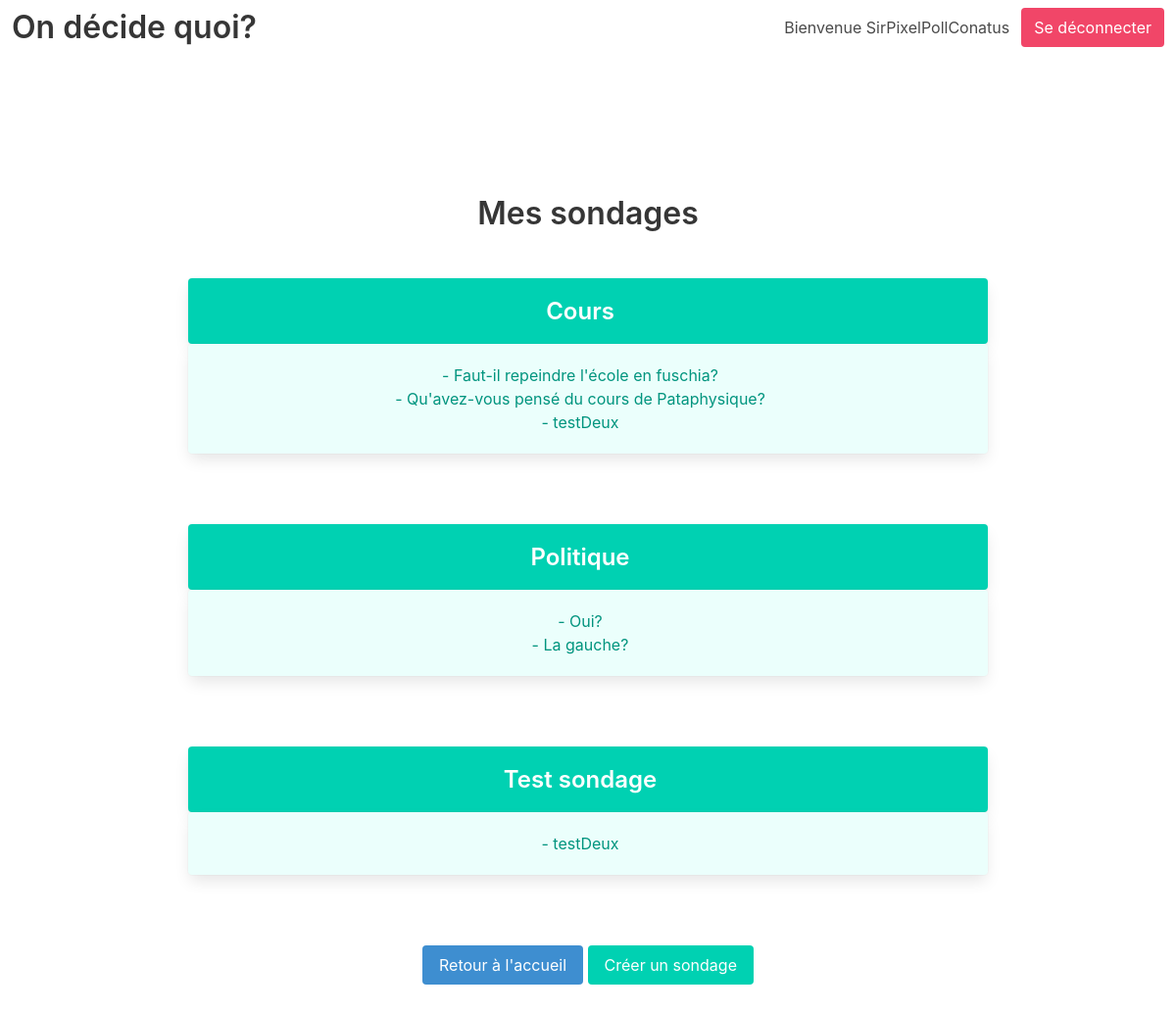
Page /polls/default (signed in) on the committed database.
### polling/models.py (models this page shows, shortened)
class QuestionGroup(models.Model):
    name=models.CharField(max_length=600)
    creator=models.ForeignKey(User, on_delete=models.CASCADE)
    max_responders=models.IntegerField(blank=True,default=0)
    created=models.DateTimeField('date published')
    user_group=models.ForeignKey(Group, on_delete=models.CASCADE,blank=True,default=0)

class Question(models.Model):
    question_text = models.CharField(max_length=600)
    has_multiple_choices=models.BooleanField(default=False)
    question_group=models.ForeignKey(QuestionGroup, on_delete=models.CASCADE,null=True)
    question_number=models.IntegerField(blank=True,default=0)
    user_group=models.ForeignKey(Group, on_delete=models.CASCADE,blank=True,default=0)

### polling/views.py (the view)
# urls.py: path('polls/<str:user_group>', views.userGroups, name='userGroups'),
def userGroups(request,user_group):
    if not request.user.is_authenticated:
        raise Http404("Poll does not exist")
        return render(request,'polling/portal.html')
    else:
        try:
            current_group=Group.objects.get(name=user_group)
        except(KeyError, Group.DoesNotExist):
            raise Http404("This user group does not exist")
            return render(request,'polling/portal.html')
    groupList=QuestionGroup.objects.filter(user_group__name__exact=user_group)
    return render(request, 'polling/userGroups.html', {'groupList':groupList })

### polling/templates/polling/userGroups.html (shortened to what this page needs)
{% extends 'polling/base.html' %}
{% block content %}
<div class="container has-text-centered">
    <section class="section is-medium">
        <h1 class="title">Mes sondages</h1>
        <div class="tile is-ancestor">
        {% if groupList %}
            <div class="tile is-parent is-vertical">
            {% for group in groupList %}
                <br/>
                <section class="hoverable">
                    <a href="{%url 'polling:userGroupsDetail' user_group=group.creator  group_name=group.name%}"><div class="tile is-child notification is-primary box"><h2 class="title is-4">{{ group.name }}</h2></div></a>
                    <div class="notification is-primary is-light box">
                        {%for question in group.question_set.all%}
                        <p>- {{question.question_text}}</p>
                        {%empty%}
                        <p>Ce sondage ne comporte aucune question pour l'instant</p>
                        {%endfor%}
                    </div>
                    <br/>
                </section>
            {% endfor %}
            </div>
        {% else %}
            <div class="notification is-warning">
                <p>Vous n'avez pas encore crée de sondage</p>
                <p>Vous pouvez créer jusqu'à trois sondages de dix questions chacuns</p>
            </div>
        {% endif %}
        </div>
        {% if user.is_authenticated %}
        <button class="button is-info"><a href="{%url 'polling:portal'%}">Retour à l'accueil</a></button>
        <button class="button is-primary"><a href="{% url 'polling:userGroupsNew' user_group=request.user.id %}">Créer un sondage</a></button>
    </section>
    {%endif%}
</div>
{% endblock %}

### polling/templates/polling/base.html (shortened to what this page needs)
{% load static %}
<!DOCTYPE html>
<html lang="en">
<head>
    <link rel="stylesheet" href="https://cdn.jsdelivr.net/npm/bulma@0.8.2/css/bulma.min.css">
    <link rel="stylesheet" type="text/css" href="{% static 'polling/style.css' %}">
</head>
<nav class="navbar" role="navigation" aria-label="main navigation">
  <div class="navbar-brand">
    <a class="navbar-item" href="/">
      <h1 class="title">On décide quoi?</h1>
    </a>
  </div>
  <div class="navbar-end">
    <div class="navbar-item">
      {% if user.is_authenticated %}
        <h1 class="navbar-item">Bienvenue {{user.username}}</h1>
        <button class="button is-danger navbar-item"><a href="{% url 'polling:logout' %}">Se déconnecter</a></button>
      {%else%}
        <h1 class="navbar-item">Bienvenue</h1>
        <button class="button is-primary navbar-item"><a href="{% url 'polling:signup' %}">S'inscrire</a></button>
        <button class="button is-primary navbar-item"><a href="{% url 'polling:login' %}">Se connecter</a></button>
      {%endif%}
    </div>
  </div>
</nav>
<body>
    {% block content %}
    {% endblock %}
</body>
</html>

### polling/static/polling/style.css (style rules this page uses)
a { color:white }

### rows in the picture
QuestionGroup: name "Cours"
Question: question_text "Faut-il repeindre l'école en fuschia?"
Question: question_text "Qu'avez-vous pensé du cours de Pataphysique?"
Question: question_text "testDeux"
QuestionGroup: name "Politique"
Question: question_text "Oui?"
Question: question_text "La gauche?"
QuestionGroup: name "Test sondage"
Question: question_text "testDeux"

### other values in the picture
{{ user.username }} "SirPixelPollConatus"
